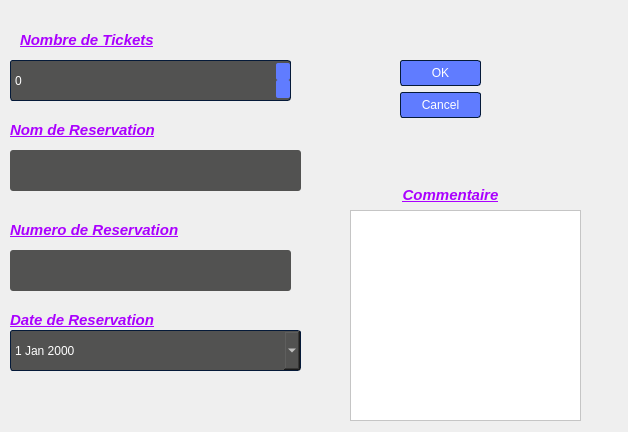
 <widget class="QWidget" name="add_class">
  <property name="geometry">
   <rect>
    <x>0</x>
    <y>0</y>
    <width>628</width>
    <height>432</height>
   </rect>
  </property>
  <property name="windowTitle">
   <string>Form</string>
  </property>
  <property name="styleSheet">
   <string notr="true">QLabel::disabled
{
	background-color: transparent;
	color: #656565;

}


/*-----QMenuBar-----*/
QMenuBar
{
	background-color: #0a0a0a;
	color: #ffffff;
	border-color: #051a39;

}


QMenuBar::disabled
{
	background-color: #404040;
	color: #656565;
	border-color: #051a39;

}


QMenuBar::item
{
    background-color: transparent;

}


QMenuBar::item:selected
{
    background-color: #607cff;
    border: 1px solid #41cd52;

}


QMenuBar::item:pressed
{
    background-color: #4969ff;
    border: 1px solid #000;
    margin-bottom: -1px;
    padding-bottom: 1px;

}


/*-----QMenu-----*/
QMenu
{
    background-color: #121212;
    border: 1px solid;
    color: #ffffff;

}


QMenu::separator
{
    height: 1px;
    background-color: #6d8eff;
    color: #ffffff;
    padding-left: 4px;
    margin-left: 10px;
    margin-right: 5px;

}


QMenu::item
{
    min-width : 150px;
    padding: 3px 20px 3px 20px;

}


QMenu::item:selected
{
    background-color: #4969ff;
    color: #ffffff;

}


QMenu::item:disabled
{
    color: #262626;
}


/*-----QToolTip-----*/
QToolTip
{
	border : 1px solid #000000;
	background-color: #26264f;
	color: #ffffff;
	border-color: #051a39;

}


/*-----QPushButton-----*/
QPushButton
{
	background-color: #607cff;
	color: #ffffff;
	border-style: solid;
	border-width: 1px;
	border-radius: 3px;
	border-color: #051a39;
	padding: 5px;

}


QPushButton::disabled
{
	background-color: #404040;
	color: #656565;
	border-color: #051a39;

}


QPushButton::hover
{
	background-color: #8399ff;
	color: #ffffff;
	border-style: solid;
	border-width: 1px;
	border-radius: 3px;
	border-color: #051a39;
	padding: 5px;

}


QPushButton::pressed
{
	background-color: #4969ff;
	color: #ffffff;
	border-style: solid;
	border-width: 1px;
	border-radius: 3px;
	border-color: #051a39;
	padding: 5px;

}


/*-----QToolButton-----*/
QToolButton
{
	background-color: #607cff;
	color: #ffffff;
	border-width: 1px;
	border-radius: 3px;
	border-color: #051a39;
	padding: 3px;

}


QToolButton::disabled
{
	background-color: #404040;
	color: #656565;
	border-color: #051a39;

}


QToolButton::hover
{
	background-color: #8399ff;
	color: #ffffff;
	border-width: 1px;
	border-radius: 3px;
	border-color: #051a39;
	padding: 3px;

}


QToolButton::pressed
{
	background-color: #4969ff;
	color: #ffffff;
	border-width: 1px;
	border-radius: 3px;
	border-color: #051a39;
	padding: 3px;

}


/*-----QComboBox-----*/
QComboBox
{
    background-color: #607cff;
    border: 1px solid;
    border-radius: 3px;
    padding-left: 6px;
    color: #ffffff;
    height: 20px;

}


QComboBox::disabled
{
	background-color: #404040;
	color: #656565;
	border-color: #051a39;

}


QComboBox:hover
{
    background-color: #8399ff;

}


QComboBox:on
{
    background-color: #4969ff;

}


QComboBox QAbstractItemView
{
    background-color: #383838;
    color: #ffffff;
    border: 1px solid black;
    selection-background-color: #4969ff;
    selection-color: #ffffff;
    outline: 0;

}


QComboBox::drop-down
{
    subcontrol-origin: padding;
    subcontrol-position: top right;
    width: 15px;
    border-left-width: 0px;
    border-left-color: darkgray;
    border-left-style: solid; 
    border-top-right-radius: 3px; 
    border-bottom-right-radius: 3px;

}


QComboBox::down-arrow
{
    image: url(://arrow-down.png);
    width: 8px;
    height: 8px;
}


/*-----QSpinBox &amp; QDoubleSpinBox &amp; QDateTimeEdit-----*/
QSpinBox, 
QDoubleSpinBox,
QDateTimeEdit
{
	background-color: #525251;
	color: #ffffff;
	border: 1px solid #051a39;
	border-radius: 3px;
	padding : 2px;

}


QSpinBox::disabled, 
QDoubleSpinBox::disabled,
QDateTimeEdit::disabled
{
	background-color: #404040;
	color: #656565;
	border-color: #051a39;

}


QSpinBox:hover, 
QDoubleSpinBox::hover,
QDateTimeEdit::hover
{
    background-color: #626262;
    border: 1px solid #607cff;
    color:  #fff;
    padding: 2px

}


QSpinBox::up-button, QSpinBox::down-button,
QDoubleSpinBox::up-button, QDoubleSpinBox::down-button,
QDateTimeEdit::up-button, QDateTimeEdit::down-button
{
    background-color: #607cff;
	border-radius: 2px;

}


QSpinBox::disabled, 
QDoubleSpinBox::disabled,
QDateTimeEdit::disabled
{
	background-color: #404040;
	color: #656565;
	border-color: #051a39;

}


QSpinBox::up-button:hover, QSpinBox::down-button:hover,
QDoubleSpinBox::up-button:hover, QDoubleSpinBox::down-button:hover,
QDateTimeEdit::up-button:hover, QDateTimeEdit::down-button:hover
{
    background-color: #8399ff;
    border: 1px solid #8399ff;

}


QSpinBox::up-button:disabled, QSpinBox::down-button:disabled,
QDoubleSpinBox::up-button:disabled, QDoubleSpinBox::down-button:disabled,
QDateTimeEdit::up-button:disabled, QDateTimeEdit::down-button:disabled
{
	background-color: #404040;
	color: #656565;
	border-color: #051a39;

}


QSpinBox::up-button:pressed, QSpinBox::down-button:pressed,
QDoubleSpinBox::up-button:pressed, QDoubleSpinBox::down-button::pressed,
QDateTimeEdit::up-button:pressed, QDateTimeEdit::down-button::pressed
{
    background-color: #4969ff;
    border: 1px solid #4969ff;

}


QSpinBox::down-arrow,
QDoubleSpinBox::down-arrow,
QDateTimeEdit::down-arrow
{
    image: url(://arrow-down.png);
    width: 7px;

}


QSpinBox::up-arrow,
QDoubleSpinBox::up-arrow,
QDateTimeEdit::up-arrow
{
    image: url(://arrow-up.png);
    width: 7px;

}


/*-----QLineEdit-----*/
QLineEdit
{
	background-color: #525251;
	color: #ffffff;
	border-width: 1px;
	border-radius: 3px;
	border-color: #051a39;
	padding: 2px;

}


QLineEdit::disabled
{
	background-color: #404040;
	color: #656565;
	border-width: 1px;
	border-radius: 3px;
	border-color: #051a39;
	padding: 2px;

}


/*-----QTextEdit-----*/
QTextEdit
{
	background-color: #ffffff;
	color: #010201;
	border-color: #051a39;

}


QTextEdit::disabled
{
	background-color: #404040;
	color: #656565;
	border-color: #051a39;

}


/*-----QGroupBox-----*/
QGroupBox 
{
    border: 1px solid;
    border-color: #607cff;
    margin-top: 22px;

}


QGroupBox::title  
{
    background-color: #607cff;
    color: #ffffff;
    subcontrol-origin: margin;
    subcontrol-position: top left;
    padding: 5px;
	border-top-left-radius: 3px;
	border-top-right-radius: 3px;

}


QGroupBox::title::disabled
{
	background-color: #404040;
	color: #656565;
    subcontrol-origin: margin;
    subcontrol-position: top left;
    padding: 5px;
	border-top-left-radius: 3px;
	border-top-right-radius: 3px;

}


/*-----QCheckBox-----*/
QCheckBox::indicator
{
    color: #b1b1b1;
    background-color: #323232;
    border: 1px solid #b1b1b1;
    width: 12px;
    height: 12px;

}


QCheckBox::indicator:checked
{
    image:url(://checkbox.png);
    border: 1px solid #607cff;

}


QCheckBox::indicator:unchecked:hover
{
    border: 1px solid #607cff;

}


QCheckBox::disabled
{
	color: #656565;

}


QCheckBox::indicator:disabled
{
	background-color: #656565;
	color: #656565;
    border: 1px solid #656565;

}


/*-----QRadioButton-----*/
QRadioButton::indicator::unchecked
{ 
	border: 2px inset gray; 
	border-radius: 5px; 
	background-color:  #fff;
	width: 9px; 
	height: 9px; 

}


QRadioButton::indicator::unchecked:hover
{ 
	border: 2px solid #607cff; 
	border-radius: 5px; 
	background-color:  #fff;
	width: 9px; 
	height: 9px; 

}


QRadioButton::indicator::checked
{ 
	border: 2px inset darkgray; 
	border-radius: 5px; 
	background-color: #4969ff; 
	width: 9px; 
	height: 9px; 

}


QRadioButton::disabled
{
	color: #656565;

}


QRadioButton::indicator:disabled
{
	background-color: #656565;
	color: #656565;
    border: 2px solid #656565;

}


/*-----QTableView &amp; QTableWidget-----*/
QTableView
{
    background-color: #242526;
    border: 1px solid #32414B;
    color: #f0f0f0;
    gridline-color: #8faaff;
    outline : 0;

}


QTableView::disabled
{
    background-color: #242526;
    border: 1px solid #32414B;
    color: #656565;
    gridline-color: #656565;
    outline : 0;

}


QTableView::item:hover 
{
    background-color: #26264f;
    color: #f0f0f0;

}


QTableView::item:selected 
{
    background-color: #1a1b1c;
    border: 2px solid #4969ff;
    color: #F0F0F0;

}


QTableView::item:selected:disabled
{
    background-color: #1a1b1c;
    border: 2px solid #525251;
    color: #656565;

}


QTableCornerButton::section
{
    background-color: #505050;
    color: #fff;

}


QHeaderView::section
{
    background-color: #525251;
    color: #fff;
    text-align: left;
	padding: 4px;
	
}


QHeaderView::section:disabled
{
    background-color: #525251;
    color: #656565;

}


QHeaderView::section:checked
{
    color: #fff;
    background-color: #4969ff;

}


QHeaderView::section:checked:disabled
{
    color: #656565;
    background-color: #525251;

}


QHeaderView::section::vertical::first,
QHeaderView::section::vertical::only-one
{
    border-top: 1px solid #353635;

}


QHeaderView::section::vertical
{
    border-top: 1px solid #353635;

}


QHeaderView::section::horizontal::first,
QHeaderView::section::horizontal::only-one
{
    border-left: 1px solid #353635;

}


QHeaderView::section::horizontal
{
    border-left: 1px solid #353635;

}


/*-----QTabWidget-----*/
QTabBar::tab
{
	background-color: #262626;
	color: #ffffff;
	border-style: solid;
	border-width: 1px;
	border-top-left-radius: 3px;
	border-top-right-radius: 3px;
	border-color: #051a39;
	padding: 5px;

}


QTabBar::tab:disabled
{
	background-color: #656565;
	color: #656565;

}


QTabWidget::pane 
{
	background-color: #262626;
	color: #ffffff;
    border: 1px solid;
    border-color: #607cff;

}


QTabBar::tab:selected
{
    background-color: #607cff;
	color: #ffffff;
	border-style: solid;
	border-width: 1px;
	border-top-left-radius: 3px;
	border-top-right-radius: 3px;
	border-color: #051a39;
	padding: 5px;

}


QTabBar::tab:selected:disabled
{
	background-color: #404040;
	color: #656565;

}


QTabBar::tab:!selected 
{
    background-color: #262626;

}


QTabBar::tab:!selected:hover 
{
    background-color: #8399ff;

}


QTabBar::tab:top:!selected 
{
    margin-top: 3px;

}


QTabBar::tab:bottom:!selected 
{
    margin-bottom: 3px;

}


QTabBar::tab:top, QTabBar::tab:bottom 
{
    min-width: 8ex;
    margin-right: -1px;
    padding: 5px 10px 5px 10px;

}


QTabBar::tab:top:selected 
{
    border-bottom-color: none;

}


QTabBar::tab:bottom:selected 
{
    border-top-color: none;

}


QTabBar::tab:top:last, QTabBar::tab:bottom:last,
QTabBar::tab:top:only-one, QTabBar::tab:bottom:only-one 
{
    margin-right: 0;

}


QTabBar::tab:left:!selected 
{
    margin-right: 3px;

}


QTabBar::tab:right:!selected
{
    margin-left: 3px;

}


QTabBar::tab:left, QTabBar::tab:right 
{
    min-height: 8ex;
    margin-bottom: -1px;
    padding: 10px 5px 10px 5px;

}


QTabBar::tab:left:selected 
{
    border-left-color: none;

}


QTabBar::tab:right:selected 
{
    border-right-color: none;

}


QTabBar::tab:left:last, QTabBar::tab:right:last,
QTabBar::tab:left:only-one, QTabBar::tab:right:only-one 
{
    margin-bottom: 0;

}


/*-----QSlider-----*/
QSlider::groove:horizontal 
{
	background-color: transparent;
	height: 5px;

}


QSlider::sub-page:horizontal 
{
	background-color: #607cff;

}


QSlider::add-page:horizontal 
{
	background-color: #666765;

}


QSlider::handle:horizontal 
{
	background-color: #607cff;
	width: 14px;
	margin-top: -6px;
	margin-bottom: -6px;
	border-radius: 3px;

}


QSlider::handle:horizontal:hover 
{
	background-color: #607cff;
	border-radius: 3px;

}


QSlider::sub-page:horizontal:disabled 
{
	background-color: #bbb;
	border-color: #999;

}


QSlider::add-page:horizontal:disabled 
{
	background-color: #eee;
	border-color: #999;

}


QSlider::handle:horizontal:disabled 
{
	background-color: #eee;
	border: 1px solid #aaa;
	border-radius: 3px;

}


QSlider::groove:vertical 
{
	background-color: transparent;
	width: 5px;

}


QSlider::sub-page:vertical 
{
	background-color: #607cff;

}


QSlider::add-page:vertical 
{
	background-color: #666765;

}


QSlider::handle:vertical 
{
	background-color: #607cff;
	height: 14px;
	margin-left: -6px;
	margin-right: -6px;
	border-radius: 3px;

}


QSlider::handle:vertical:hover 
{
	background-color: #607cff;
	border-radius: 3px;

}


QSlider::sub-page:vertical:disabled 
{
	background-color: #bbb;
	border-color: #999;

}


QSlider::add-page:vertical:disabled 
{
	background-color: #eee;
	border-color: #999;

}


QSlider::handle:vertical:disabled 
{
	background-color: #eee;
	border: 1px solid #aaa;
	border-radius: 3px;

}


/*-----QDial-----*/
QDial
{
	background-color: #607cff;

}


QDial::disabled
{
	background-color: #404040;

}


/*-----QScrollBar-----*/
QScrollBar:horizontal
{
    border: 1px solid #222222;
    background-color: #3d3d3d;
    height: 13px;
    margin: 0px 16px 0 16px;

}


QScrollBar::handle:horizontal
{
    background: #607cff;
    min-height: 20px;

}


QScrollBar::add-line:horizontal
{
    border: 1px solid #1b1b19;
    background-color: #607cff;
    width: 14px;
    subcontrol-position: right;
    subcontrol-origin: margin;

}


QScrollBar::sub-line:horizontal
{
    border: 1px solid #1b1b19;
    background-color: #607cff;
    width: 14px;
    subcontrol-position: left;
    subcontrol-origin: margin;

}


QScrollBar::right-arrow:horizontal
{
    image: url(://arrow-right.png);
    width: 6px;
    height: 6px;

}


QScrollBar::left-arrow:horizontal
{
    image: url(://arrow-left.png);
    width: 6px;
    height: 6px;

}


QScrollBar::add-page:horizontal, QScrollBar::sub-page:horizontal
{
    background: none;

}


QScrollBar:vertical
{
    background-color: #3d3d3d;
    width: 13px;
    margin: 16px 0 16px 0;
    border: 1px solid #222222;

}


QScrollBar::handle:vertical
{
    background-color: #607cff;
    min-height: 20px;

}


QScrollBar::add-line:vertical
{
    border: 1px solid #1b1b19;
    background-color: #607cff;
    height: 14px;
    subcontrol-position: bottom;
    subcontrol-origin: margin;

}


QScrollBar::sub-line:vertical
{
    border: 1px solid #1b1b19;
    background-color: #607cff;
    height: 14px;
    subcontrol-position: top;
    subcontrol-origin: margin;

}


QScrollBar::up-arrow:vertical
{
    image: url(://arrow-up.png);
    width: 6px;
    height: 6px;

}


QScrollBar::down-arrow:vertical
{
    image: url(://arrow-down.png);
    width: 6px;
    height: 6px;

}


QScrollBar::add-page:vertical, QScrollBar::sub-page:vertical
{
    background: none;

}


/*-----QProgressBar-----*/
QProgressBar
{
	background-color: #383838;
	color: #ffffff;
	border: 1px solid #607cff;
	border-radius: 3px;
	text-align: center;

}


QProgressBar::chunk {
	background-color: #607cff;
	color: #fff;

}


QProgressBar::chunk:disabled {
	background-color: #656565;
	border: 1px solid #aaa;
	color: #656565;
}


/*-----QStatusBar-----*/
QStatusBar
{
	background-color: #0a0a0a;
	color: #ffffff;
	border-color: #051a39;

}


</string>
  </property>
  <widget class="QLabel" name="label_4">
   <property name="geometry">
    <rect>
     <x>10</x>
     <y>300</y>
     <width>191</width>
     <height>41</height>
    </rect>
   </property>
   <property name="text">
    <string>&lt;html&gt;&lt;head/&gt;&lt;body&gt;&lt;p&gt;&lt;span style=&quot; font-size:11pt; font-weight:600; font-style:italic; text-decoration: underline; color:#aa00ff;&quot;&gt;Date de Reservation&lt;/span&gt;&lt;/p&gt;&lt;/body&gt;&lt;/html&gt;</string>
   </property>
  </widget>
  <widget class="QLabel" name="label_2">
   <property name="geometry">
    <rect>
     <x>10</x>
     <y>110</y>
     <width>231</width>
     <height>41</height>
    </rect>
   </property>
   <property name="text">
    <string>&lt;html&gt;&lt;head/&gt;&lt;body&gt;&lt;p&gt;&lt;span style=&quot; font-size:11pt; font-weight:600; font-style:italic; text-decoration: underline; color:#aa00ff;&quot;&gt;Nom de Reservation&lt;/span&gt;&lt;/p&gt;&lt;/body&gt;&lt;/html&gt;</string>
   </property>
  </widget>
  <widget class="QLabel" name="label_3">
   <property name="geometry">
    <rect>
     <x>10</x>
     <y>210</y>
     <width>261</width>
     <height>41</height>
    </rect>
   </property>
   <property name="text">
    <string>&lt;html&gt;&lt;head/&gt;&lt;body&gt;&lt;p&gt;&lt;span style=&quot; font-size:11pt; font-weight:600; font-style:italic; text-decoration: underline; color:#aa00ff;&quot;&gt;Numero de Reservation&lt;/span&gt;&lt;/p&gt;&lt;/body&gt;&lt;/html&gt;</string>
   </property>
  </widget>
  <widget class="QLabel" name="label_5">
   <property name="geometry">
    <rect>
     <x>340</x>
     <y>180</y>
     <width>221</width>
     <height>31</height>
    </rect>
   </property>
   <property name="minimumSize">
    <size>
     <width>141</width>
     <height>31</height>
    </size>
   </property>
   <property name="text">
    <string>&lt;html&gt;&lt;head/&gt;&lt;body&gt;&lt;p align=&quot;center&quot;&gt;&lt;span style=&quot; font-size:11pt; font-weight:600; font-style:italic; text-decoration: underline; color:#aa00ff;&quot;&gt;Commentaire&lt;/span&gt;&lt;/p&gt;&lt;/body&gt;&lt;/html&gt;</string>
   </property>
  </widget>
  <widget class="QLabel" name="label">
   <property name="geometry">
    <rect>
     <x>20</x>
     <y>20</y>
     <width>221</width>
     <height>41</height>
    </rect>
   </property>
   <property name="styleSheet">
    <string notr="true">QLabel::disabled
{
	background-color: transparent;
	color: #656565;

}


/*-----QMenuBar-----*/
QMenuBar
{
	background-color: #0a0a0a;
	color: #ffffff;
	border-color: #051a39;

}


QMenuBar::disabled
{
	background-color: #404040;
	color: #656565;
	border-color: #051a39;

}


QMenuBar::item
{
    background-color: transparent;

}


QMenuBar::item:selected
{
    background-color: #607cff;
    border: 1px solid #41cd52;

}


QMenuBar::item:pressed
{
    background-color: #4969ff;
    border: 1px solid #000;
    margin-bottom: -1px;
    padding-bottom: 1px;

}


/*-----QMenu-----*/
QMenu
{
    background-color: #121212;
    border: 1px solid;
    color: #ffffff;

}


QMenu::separator
{
    height: 1px;
    background-color: #6d8eff;
    color: #ffffff;
    padding-left: 4px;
    margin-left: 10px;
    margin-right: 5px;

}


QMenu::item
{
    min-width : 150px;
    padding: 3px 20px 3px 20px;

}


QMenu::item:selected
{
    background-color: #4969ff;
    color: #ffffff;

}


QMenu::item:disabled
{
    color: #262626;
}


/*-----QToolTip-----*/
QToolTip
{
	border : 1px solid #000000;
	background-color: #26264f;
	color: #ffffff;
	border-color: #051a39;

}


/*-----QPushButton-----*/
QPushButton
{
	background-color: #607cff;
	color: #ffffff;
	border-style: solid;
	border-width: 1px;
	border-radius: 3px;
	border-color: #051a39;
	padding: 5px;

}


QPushButton::disabled
{
	background-color: #404040;
	color: #656565;
	border-color: #051a39;

}


QPushButton::hover
{
	background-color: #8399ff;
	color: #ffffff;
	border-style: solid;
	border-width: 1px;
	border-radius: 3px;
	border-color: #051a39;
	padding: 5px;

}


QPushButton::pressed
{
	background-color: #4969ff;
	color: #ffffff;
	border-style: solid;
	border-width: 1px;
	border-radius: 3px;
	border-color: #051a39;
	padding: 5px;

}


/*-----QToolButton-----*/
QToolButton
{
	background-color: #607cff;
	color: #ffffff;
	border-width: 1px;
	border-radius: 3px;
	border-color: #051a39;
	padding: 3px;

}


QToolButton::disabled
{
	background-color: #404040;
	color: #656565;
	border-color: #051a39;

}


QToolButton::hover
{
	background-color: #8399ff;
	color: #ffffff;
	border-width: 1px;
	border-radius: 3px;
	border-color: #051a39;
	padding: 3px;

}


QToolButton::pressed
{
	background-color: #4969ff;
	color: #ffffff;
	border-width: 1px;
	border-radius: 3px;
	border-color: #051a39;
	padding: 3px;

}


/*-----QComboBox-----*/
QComboBox
{
    background-color: #607cff;
    border: 1px solid;
    border-radius: 3px;
    padding-left: 6px;
    color: #ffffff;
    height: 20px;

}


QComboBox::disabled
{
	background-color: #404040;
	color: #656565;
	border-color: #051a39;

}


QComboBox:hover
{
    background-color: #8399ff;

}


QComboBox:on
{
    background-color: #4969ff;

}


QComboBox QAbstractItemView
{
    background-color: #383838;
    color: #ffffff;
    border: 1px solid black;
    selection-background-color: #4969ff;
    selection-color: #ffffff;
    outline: 0;

}


QComboBox::drop-down
{
    subcontrol-origin: padding;
    subcontrol-position: top right;
    width: 15px;
    border-left-width: 0px;
    border-left-color: darkgray;
    border-left-style: solid; 
    border-top-right-radius: 3px; 
    border-bottom-right-radius: 3px;

}


QComboBox::down-arrow
{
    image: url(://arrow-down.png);
    width: 8px;
    height: 8px;
}


/*-----QSpinBox &amp; QDoubleSpinBox &amp; QDateTimeEdit-----*/
QSpinBox, 
QDoubleSpinBox,
QDateTimeEdit
{
	background-color: #525251;
	color: #ffffff;
	border: 1px solid #051a39;
	border-radius: 3px;
	padding : 2px;

}


QSpinBox::disabled, 
QDoubleSpinBox::disabled,
QDateTimeEdit::disabled
{
	background-color: #404040;
	color: #656565;
	border-color: #051a39;

}


QSpinBox:hover, 
QDoubleSpinBox::hover,
QDateTimeEdit::hover
{
    background-color: #626262;
    border: 1px solid #607cff;
    color:  #fff;
    padding: 2px

}


QSpinBox::up-button, QSpinBox::down-button,
QDoubleSpinBox::up-button, QDoubleSpinBox::down-button,
QDateTimeEdit::up-button, QDateTimeEdit::down-button
{
    background-color: #607cff;
	border-radius: 2px;

}


QSpinBox::disabled, 
QDoubleSpinBox::disabled,
QDateTimeEdit::disabled
{
	background-color: #404040;
	color: #656565;
	border-color: #051a39;

}


QSpinBox::up-button:hover, QSpinBox::down-button:hover,
QDoubleSpinBox::up-button:hover, QDoubleSpinBox::down-button:hover,
QDateTimeEdit::up-button:hover, QDateTimeEdit::down-button:hover
{
    background-color: #8399ff;
    border: 1px solid #8399ff;

}


QSpinBox::up-button:disabled, QSpinBox::down-button:disabled,
QDoubleSpinBox::up-button:disabled, QDoubleSpinBox::down-button:disabled,
QDateTimeEdit::up-button:disabled, QDateTimeEdit::down-button:disabled
{
	background-color: #404040;
	color: #656565;
	border-color: #051a39;

}


QSpinBox::up-button:pressed, QSpinBox::down-button:pressed,
QDoubleSpinBox::up-button:pressed, QDoubleSpinBox::down-button::pressed,
QDateTimeEdit::up-button:pressed, QDateTimeEdit::down-button::pressed
{
    background-color: #4969ff;
    border: 1px solid #4969ff;

}


QSpinBox::down-arrow,
QDoubleSpinBox::down-arrow,
QDateTimeEdit::down-arrow
{
    image: url(://arrow-down.png);
    width: 7px;

}


QSpinBox::up-arrow,
QDoubleSpinBox::up-arrow,
QDateTimeEdit::up-arrow
{
    image: url(://arrow-up.png);
    width: 7px;

}


/*-----QLineEdit-----*/
QLineEdit
{
	background-color: #525251;
	color: #ffffff;
	border-width: 1px;
	border-radius: 3px;
	border-color: #051a39;
	padding: 2px;

}


QLineEdit::disabled
{
	background-color: #404040;
	color: #656565;
	border-width: 1px;
	border-radius: 3px;
	border-color: #051a39;
	padding: 2px;

}


/*-----QTextEdit-----*/
QTextEdit
{
	background-color: #ffffff;
	color: #010201;
	border-color: #051a39;

}


QTextEdit::disabled
{
	background-color: #404040;
	color: #656565;
	border-color: #051a39;

}


/*-----QGroupBox-----*/
QGroupBox 
{
    border: 1px solid;
    border-color: #607cff;
    margin-top: 22px;

}


QGroupBox::title  
{
    background-color: #607cff;
    color: #ffffff;
    subcontrol-origin: margin;
    subcontrol-position: top left;
    padding: 5px;
	border-top-left-radius: 3px;
	border-top-right-radius: 3px;

}


QGroupBox::title::disabled
{
	background-color: #404040;
	color: #656565;
    subcontrol-origin: margin;
    subcontrol-position: top left;
    padding: 5px;
	border-top-left-radius: 3px;
	border-top-right-radius: 3px;

}


/*-----QCheckBox-----*/
QCheckBox::indicator
{
    color: #b1b1b1;
    background-color: #323232;
    border: 1px solid #b1b1b1;
    width: 12px;
    height: 12px;

}


QCheckBox::indicator:checked
{
    image:url(://checkbox.png);
    border: 1px solid #607cff;

}


QCheckBox::indicator:unchecked:hover
{
    border: 1px solid #607cff;

}


QCheckBox::disabled
{
	color: #656565;

}


QCheckBox::indicator:disabled
{
	background-color: #656565;
	color: #656565;
    border: 1px solid #656565;

}


/*-----QRadioButton-----*/
QRadioButton::indicator::unchecked
{ 
	border: 2px inset gray; 
	border-radius: 5px; 
	background-color:  #fff;
	width: 9px; 
	height: 9px; 

}


QRadioButton::indicator::unchecked:hover
{ 
	border: 2px solid #607cff; 
	border-radius: 5px; 
	background-color:  #fff;
	width: 9px; 
	height: 9px; 

}


QRadioButton::indicator::checked
{ 
	border: 2px inset darkgray; 
	border-radius: 5px; 
	background-color: #4969ff; 
	width: 9px; 
	height: 9px; 

}


QRadioButton::disabled
{
	color: #656565;

}


QRadioButton::indicator:disabled
{
	background-color: #656565;
	color: #656565;
    border: 2px solid #656565;

}


/*-----QTableView &amp; QTableWidget-----*/
QTableView
{
    background-color: #242526;
    border: 1px solid #32414B;
    color: #f0f0f0;
    gridline-color: #8faaff;
    outline : 0;

}


QTableView::disabled
{
    background-color: #242526;
    border: 1px solid #32414B;
    color: #656565;
    gridline-color: #656565;
    outline : 0;

}


QTableView::item:hover 
{
    background-color: #26264f;
    color: #f0f0f0;

}


QTableView::item:selected 
{
    background-color: #1a1b1c;
    border: 2px solid #4969ff;
    color: #F0F0F0;

}


QTableView::item:selected:disabled
{
    background-color: #1a1b1c;
    border: 2px solid #525251;
    color: #656565;

}


QTableCornerButton::section
{
    background-color: #505050;
    color: #fff;

}


QHeaderView::section
{
    background-color: #525251;
    color: #fff;
    text-align: left;
	padding: 4px;
	
}


QHeaderView::section:disabled
{
    background-color: #525251;
    color: #656565;

}


QHeaderView::section:checked
{
    color: #fff;
    background-color: #4969ff;

}


QHeaderView::section:checked:disabled
{
    color: #656565;
    background-color: #525251;

}


QHeaderView::section::vertical::first,
QHeaderView::section::vertical::only-one
{
    border-top: 1px solid #353635;

}


QHeaderView::section::vertical
{
    border-top: 1px solid #353635;

}


QHeaderView::section::horizontal::first,
QHeaderView::section::horizontal::only-one
{
    border-left: 1px solid #353635;

}


QHeaderView::section::horizontal
{
    border-left: 1px solid #353635;

}


/*-----QTabWidget-----*/
QTabBar::tab
{
	background-color: #262626;
	color: #ffffff;
	border-style: solid;
	border-width: 1px;
	border-top-left-radius: 3px;
	border-top-right-radius: 3px;
	border-color: #051a39;
	padding: 5px;

}


QTabBar::tab:disabled
{
	background-color: #656565;
	color: #656565;

}


QTabWidget::pane 
{
	background-color: #262626;
	color: #ffffff;
    border: 1px solid;
    border-color: #607cff;

}


QTabBar::tab:selected
{
    background-color: #607cff;
	color: #ffffff;
	border-style: solid;
	border-width: 1px;
	border-top-left-radius: 3px;
	border-top-right-radius: 3px;
	border-color: #051a39;
	padding: 5px;

}


QTabBar::tab:selected:disabled
{
	background-color: #404040;
	color: #656565;

}


QTabBar::tab:!selected 
{
    background-color: #262626;

}


QTabBar::tab:!selected:hover 
{
    background-color: #8399ff;

}


QTabBar::tab:top:!selected 
{
    margin-top: 3px;

}


QTabBar::tab:bottom:!selected 
{
    margin-bottom: 3px;

}


QTabBar::tab:top, QTabBar::tab:bottom 
{
    min-width: 8ex;
    margin-right: -1px;
    padding: 5px 10px 5px 10px;

}


QTabBar::tab:top:selected 
{
    border-bottom-color: none;

}


QTabBar::tab:bottom:selected 
{
    border-top-color: none;

}


QTabBar::tab:top:last, QTabBar::tab:bottom:last,
QTabBar::tab:top:only-one, QTabBar::tab:bottom:only-one 
{
    margin-right: 0;

}


QTabBar::tab:left:!selected 
{
    margin-right: 3px;

}


QTabBar::tab:right:!selected
{
    margin-left: 3px;

}


QTabBar::tab:left, QTabBar::tab:right 
{
    min-height: 8ex;
    margin-bottom: -1px;
    padding: 10px 5px 10px 5px;

}


QTabBar::tab:left:selected 
{
    border-left-color: none;

}


QTabBar::tab:right:selected 
{
    border-right-color: none;

}


QTabBar::tab:left:last, QTabBar::tab:right:last,
QTabBar::tab:left:only-one, QTabBar::tab:right:only-one 
{
    margin-bottom: 0;

}


/*-----QSlider-----*/
QSlider::groove:horizontal 
{
	background-color: transparent;
	height: 5px;

}


QSlider::sub-page:horizontal 
{
	background-color: #607cff;

}


QSlider::add-page:horizontal 
{
	background-color: #666765;

}


QSlider::handle:horizontal 
{
	background-color: #607cff;
	width: 14px;
	margin-top: -6px;
	margin-bottom: -6px;
	border-radius: 3px;

}


QSlider::handle:horizontal:hover 
{
	background-color: #607cff;
	border-radius: 3px;

}


QSlider::sub-page:horizontal:disabled 
{
	background-color: #bbb;
	border-color: #999;

}


QSlider::add-page:horizontal:disabled 
{
	background-color: #eee;
	border-color: #999;

}


QSlider::handle:horizontal:disabled 
{
	background-color: #eee;
	border: 1px solid #aaa;
	border-radius: 3px;

}


QSlider::groove:vertical 
{
	background-color: transparent;
	width: 5px;

}


QSlider::sub-page:vertical 
{
	background-color: #607cff;

}


QSlider::add-page:vertical 
{
	background-color: #666765;

}


QSlider::handle:vertical 
{
	background-color: #607cff;
	height: 14px;
	margin-left: -6px;
	margin-right: -6px;
	border-radius: 3px;

}


QSlider::handle:vertical:hover 
{
	background-color: #607cff;
	border-radius: 3px;

}


QSlider::sub-page:vertical:disabled 
{
	background-color: #bbb;
	border-color: #999;

}


QSlider::add-page:vertical:disabled 
{
	background-color: #eee;
	border-color: #999;

}


QSlider::handle:vertical:disabled 
{
	background-color: #eee;
	border: 1px solid #aaa;
	border-radius: 3px;

}


/*-----QDial-----*/
QDial
{
	background-color: #607cff;

}


QDial::disabled
{
	background-color: #404040;

}


/*-----QScrollBar-----*/
QScrollBar:horizontal
{
    border: 1px solid #222222;
    background-color: #3d3d3d;
    height: 13px;
    margin: 0px 16px 0 16px;

}


QScrollBar::handle:horizontal
{
    background: #607cff;
    min-height: 20px;

}


QScrollBar::add-line:horizontal
{
    border: 1px solid #1b1b19;
    background-color: #607cff;
    width: 14px;
    subcontrol-position: right;
    subcontrol-origin: margin;

}


QScrollBar::sub-line:horizontal
{
    border: 1px solid #1b1b19;
    background-color: #607cff;
    width: 14px;
    subcontrol-position: left;
    subcontrol-origin: margin;

}


QScrollBar::right-arrow:horizontal
{
    image: url(://arrow-right.png);
    width: 6px;
    height: 6px;

}


QScrollBar::left-arrow:horizontal
{
    image: url(://arrow-left.png);
    width: 6px;
    height: 6px;

}


QScrollBar::add-page:horizontal, QScrollBar::sub-page:horizontal
{
    background: none;

}


QScrollBar:vertical
{
    background-color: #3d3d3d;
    width: 13px;
    margin: 16px 0 16px 0;
    border: 1px solid #222222;

}


QScrollBar::handle:vertical
{
    background-color: #607cff;
    min-height: 20px;

}


QScrollBar::add-line:vertical
{
    border: 1px solid #1b1b19;
    background-color: #607cff;
    height: 14px;
    subcontrol-position: bottom;
    subcontrol-origin: margin;

}


QScrollBar::sub-line:vertical
{
    border: 1px solid #1b1b19;
    background-color: #607cff;
    height: 14px;
    subcontrol-position: top;
    subcontrol-origin: margin;

}


QScrollBar::up-arrow:vertical
{
    image: url(://arrow-up.png);
    width: 6px;
    height: 6px;

}


QScrollBar::down-arrow:vertical
{
    image: url(://arrow-down.png);
    width: 6px;
    height: 6px;

}


QScrollBar::add-page:vertical, QScrollBar::sub-page:vertical
{
    background: none;

}


/*-----QProgressBar-----*/
QProgressBar
{
	background-color: #383838;
	color: #ffffff;
	border: 1px solid #607cff;
	border-radius: 3px;
	text-align: center;

}


QProgressBar::chunk {
	background-color: #607cff;
	color: #fff;

}


QProgressBar::chunk:disabled {
	background-color: #656565;
	border: 1px solid #aaa;
	color: #656565;
}


/*-----QStatusBar-----*/
QStatusBar
{
	background-color: #0a0a0a;
	color: #ffffff;
	border-color: #051a39;

}


</string>
   </property>
   <property name="text">
    <string>&lt;html&gt;&lt;head/&gt;&lt;body&gt;&lt;p&gt;&lt;span style=&quot; font-size:11pt; font-weight:600; font-style:italic; text-decoration: underline; color:#aa00ff;&quot;&gt;Nombre de Tickets&lt;/span&gt;&lt;/p&gt;&lt;/body&gt;&lt;/html&gt;</string>
   </property>
  </widget>
  <widget class="QTextEdit" name="texte_res">
   <property name="geometry">
    <rect>
     <x>350</x>
     <y>210</y>
     <width>231</width>
     <height>211</height>
    </rect>
   </property>
  </widget>
  <widget class="QLineEdit" name="num">
   <property name="geometry">
    <rect>
     <x>10</x>
     <y>250</y>
     <width>281</width>
     <height>41</height>
    </rect>
   </property>
  </widget>
  <widget class="QSpinBox" name="nb">
   <property name="geometry">
    <rect>
     <x>10</x>
     <y>60</y>
     <width>281</width>
     <height>41</height>
    </rect>
   </property>
  </widget>
  <widget class="QDateEdit" name="date_res">
   <property name="geometry">
    <rect>
     <x>10</x>
     <y>330</y>
     <width>291</width>
     <height>41</height>
    </rect>
   </property>
   <property name="calendarPopup">
    <bool>true</bool>
   </property>
  </widget>
  <widget class="QLineEdit" name="nom">
   <property name="geometry">
    <rect>
     <x>10</x>
     <y>150</y>
     <width>291</width>
     <height>41</height>
    </rect>
   </property>
  </widget>
  <widget class="QDialogButtonBox" name="buttonBox_res">
   <property name="geometry">
    <rect>
     <x>400</x>
     <y>60</y>
     <width>81</width>
     <height>91</height>
    </rect>
   </property>
   <property name="maximumSize">
    <size>
     <width>81</width>
     <height>16777215</height>
    </size>
   </property>
   <property name="orientation">
    <enum>Qt::Vertical</enum>
   </property>
   <property name="standardButtons">
    <set>QDialogButtonBox::Cancel|QDialogButtonBox::Ok</set>
   </property>
  </widget>
 </widget>
